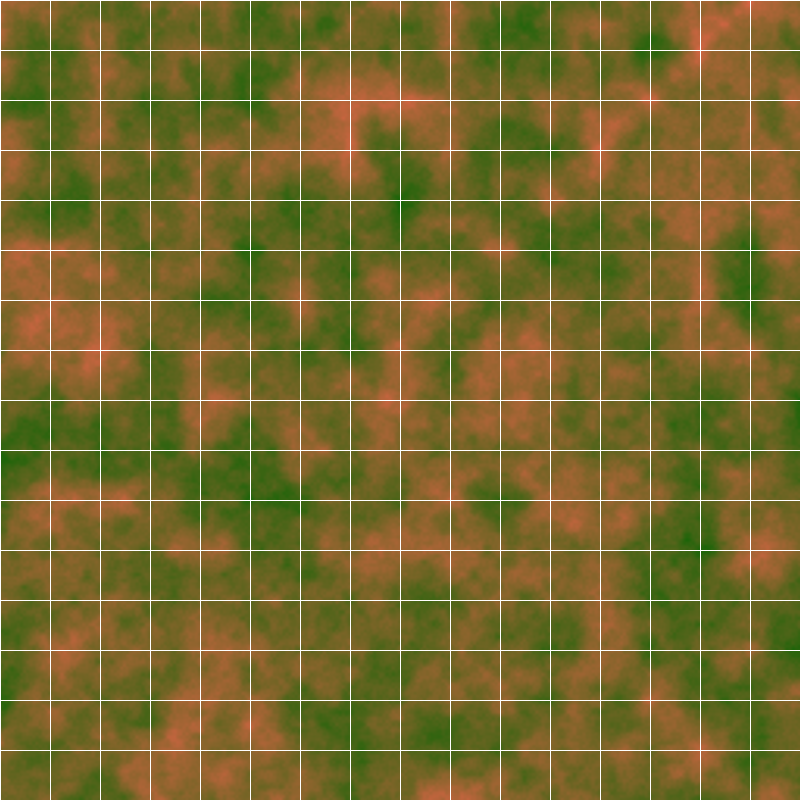
Frame 1 (no input)
Frame 60 (the mouse pressed at the canvas centre just before this capture): identical to frame 1, image omitted
Frame 120 (the mouse held since frame 60 and released just before this capture): identical to frame 1, image omitted

The Processing sketch that drew this single still picture (run headless with seeded random() and noise(); from frame 60 on, the mouse is pressed at the canvas centre):

// Processing sketch: Map
// ── Map.pde
float increment = 0.02;

void setup() { //add "int seed" as a parameter after adding into woo
  size(801, 801);
  //noiseSeed(seed); uncomment after adding to Woo
  noiseSeed(0);
  noiseDetail(5,0.6);
}

void draw() { //rename to refresh after adding to Woo
  loadPixels();

  float yoff = 0.0;
  for (int y = 0; y < width * (height); y++) {
    yoff += increment;
    float xoff = 0.0;
    for (int x = 0; x < width; x++) {
      xoff += increment;
      float bright = noise(xoff, yoff);
      float r = bright * 200;
      float b = bright * 64;
      pixels[x+y] = color(r, 100, b);
    }
    y = y + (width-1);
  }
  updatePixels();
  int grid = 50; // change this number to 20 or 50, etc., if you want fewer grid lines
  stroke(255);
  for (int i = 0; i < width; i+=grid) {
    line (i, 0, i, height);
  }
  for (int i = 0; i < height; i+=grid) {
    line (0, i, width, i);
  }
  fill(255);
}
